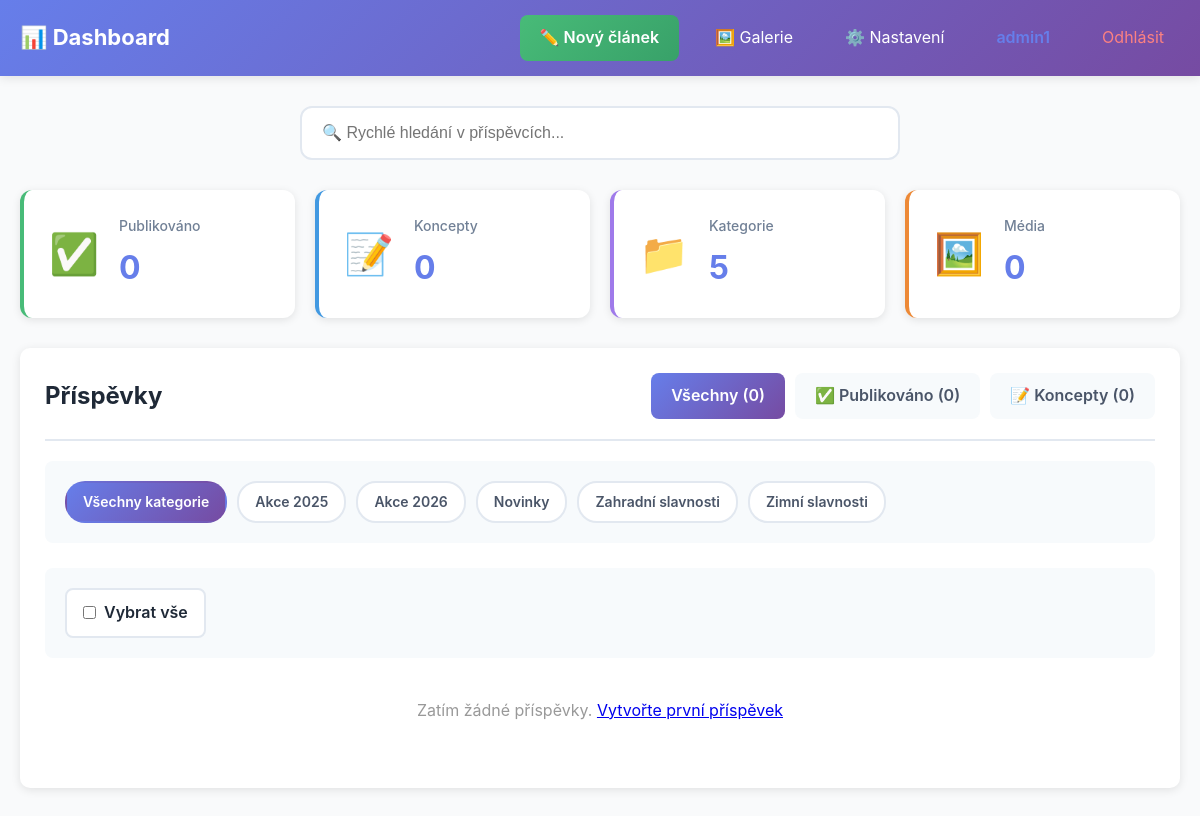
Page /admin/dashboard.php (signed in) on the committed database.
### tables this page shows
CREATE TABLE `categories` (
  `id` int(11) NOT NULL AUTO_INCREMENT,
  `name` varchar(100) NOT NULL,
  `slug` varchar(100) NOT NULL,
  `description` text,
  `created_at` timestamp NOT NULL DEFAULT CURRENT_TIMESTAMP,
  PRIMARY KEY (`id`),
  UNIQUE KEY `name` (`name`),
  UNIQUE KEY `slug` (`slug`),
  KEY `idx_slug` (`slug`)
);

### includes/helpers.php (called while the page is built, shortened)
<?php
function e($text) {
    return htmlspecialchars($text, ENT_QUOTES, 'UTF-8');
}
?>

### includes/database.class.php (called while the page is built, shortened)
<?php
class Database {
    private $connection;
    private $stmt;
    public function __construct() {
        $dsn = 'mysql:host=' . DB_HOST . ';dbname=' . DB_NAME . ';charset=' . DB_CHARSET;
        $options = [
            PDO::ATTR_ERRMODE => PDO::ERRMODE_EXCEPTION,
            PDO::ATTR_DEFAULT_FETCH_MODE => PDO::FETCH_ASSOC,
            PDO::ATTR_EMULATE_PREPARES => false,
            PDO::MYSQL_ATTR_INIT_COMMAND => "SET NAMES utf8mb4 COLLATE utf8mb4_unicode_ci"
        ];
        try {
            $this->connection = new PDO($dsn, DB_USER, DB_PASS, $options);
        } catch (PDOException $e) {
            $this->error = $e->getMessage();
            $this->logError('Database Connection', $e->getMessage());
            die('Chyba připojení k databázi. Zkontrolujte konfiguraci.');
        }
    }
    public function query($sql) {
    try {
        $this->stmt = $this->connection->prepare($sql);
        return $this;
    } catch (PDOException $e) {
        $this->logError('Query Prepare', $e->getMessage());
        $this->stmt = null;
        return $this;
    }
}
    public function bind($param, $value, $type = null) {
        if (is_null($type)) {
            switch (true) {
                default:
                    $type = PDO::PARAM_STR;
            }
        }
        $this->stmt->bindValue($param, $value, $type);
        return $this;
    }
    public function execute() {
        try {
            return $this->stmt->execute();
        } catch (PDOException $e) {
            $this->logError('Query Execute', $e->getMessage());
            return false;
        }
    }
    public function fetchAll() {
    $this->execute();
    return $this->stmt->fetchAll();
    }
    public function fetch() {
        $this->execute();
        return $this->stmt->fetch();
    }
}
?>

### config.php (called while the page is built, shortened)
<?php
require_once INCLUDES_PATH . 'database.class.php';
require_once INCLUDES_PATH . 'post.class.php';
require_once INCLUDES_PATH . 'category.class.php';
require_once INCLUDES_PATH . 'media.class.php';
$db = new Database();
require_once INCLUDES_PATH . 'helpers.php';
?>

### includes/post.class.php (called while the page is built, shortened)
<?php
class Post {
    private $db;
    public function __construct() {
        global $db;
        $this->db = $db;
    }
    public function getAll($status = 'published', $limit = null, $offset = 0, $categoryId = null) {
        $sql = "SELECT p.*, c.name as category_name, c.slug as category_slug,
                       u.username as author_name
                FROM posts p
                LEFT JOIN categories c ON p.category_id = c.id
                LEFT JOIN users u ON p.author_id = u.id
                WHERE p.status = :status";
        $sql .= " ORDER BY p.menu_order ASC, p.published_at DESC, p.created_at DESC";
        if ($limit) {
            $sql .= " LIMIT " . (int)$limit . " OFFSET " . (int)$offset;
        }
        $this->db->query($sql);
        $this->db->bind(':status', $status);
        return $this->db->fetchAll();
    }
    public function count($status = 'published', $categoryId = null) {
        $sql = "SELECT COUNT(*) as total FROM posts WHERE status = :status";
        $this->db->query($sql);
        $this->db->bind(':status', $status);
        $result = $this->db->fetch();
        return $result['total'] ?? 0;
    }
}
?>

### includes/category.class.php (called while the page is built, shortened)
<?php
class Category {
    private $db;
    public function __construct() {
        global $db;
        $this->db = $db;
    }
    public function getAll() {
        $this->db->query("SELECT * FROM categories ORDER BY name ASC");
        return $this->db->fetchAll();
    }
}
?>

### includes/media.class.php (called while the page is built, shortened)
<?php
class Media {
    private $db;
    public function __construct() {
        $this->db = new Database();
    }
    public function getCount($search = '') {
        $sql = "SELECT COUNT(*) as count FROM media";
        $this->db->query($sql);
        $result = $this->db->fetch();
        return $result['count'] ?? 0;
        $result = $this->db->fetch();
        return $result['count'] ?? 0;
    }
}

### admin/dashboard.php (the view, shortened to what this page needs)
<?php
require_once '../config.php';
$post = new Post();
$category = new Category();
$media = new Media();
$filter = $_GET['filter'] ?? 'all';
$categoryFilter = isset($_GET['category']) ? intval($_GET['category']) : null;
$page = isset($_GET['page']) ? max(1, intval($_GET['page'])) : 1;
$perPage = 12;
$totalPublishedCount = $post->count('published');
$totalDraftsCount = $post->count('draft');
$totalMedia = $media->getCount('');
if ($filter === 'draft') {
    $allPosts = $post->getAll('draft', $perPage, ($page - 1) * $perPage, $categoryFilter);
    $totalCount = $post->count('draft', $categoryFilter);
} elseif ($filter === 'published') {
    $allPosts = $post->getAll('published', $perPage, ($page - 1) * $perPage, $categoryFilter);
    $totalCount = $post->count('published', $categoryFilter);
} else {
    $publishedPostsArray = $post->getAll('published', 100, 0, $categoryFilter);
    $totalDraftsCountArray = $post->getAll('draft', 100, 0, $categoryFilter);
    $allPostsCombined = array_merge($publishedPostsArray, $totalDraftsCountArray);
    usort($allPostsCombined, function($a, $b) {
        $timeA = strtotime($a['published_at'] ?? $a['created_at']);
        $timeB = strtotime($b['published_at'] ?? $b['created_at']);
        return $timeB - $timeA;
    });
    $allPosts = array_slice($allPostsCombined, ($page - 1) * $perPage, $perPage);
}
$categories = $category->getAll();
?>
<!DOCTYPE html>
<html lang="cs">
<head>
    <link rel="stylesheet" href="<?= ASSETS_URL ?>css/admin.css">
</head>
<body>
    <header class="admin-header">
        <div class="header-content">
            <h1>📊 Dashboard</h1>
            <nav class="header-nav">
                <a href="add_post.php" class="header-link primary">✏️ Nový článek</a>
                <a href="media.php" class="header-link">🖼️ Galerie</a>
                <a href="settings.php" class="header-link">⚙️ Nastavení</a>
                <span class="header-link user"><?= e($_SESSION['username']) ?></span>
                <a href="logout.php" class="header-link logout">Odhlásit</a>
            </nav>
        </div>
    </header>
    <div class="container">
        <div class="quick-search-bar">
            <div class="search-container">
                <input type="text"
                       id="quickSearch"
                       placeholder="🔍 Rychlé hledání v příspěvcích..."
                       autocomplete="off">
            </div>
        </div>
        <div class="stats-grid">
            <div class="stat-card green">
                <div class="stat-icon">✅</div>
                <div class="stat-info">
                    <h3>Publikováno</h3>
                    <div class="stat-value"><?= $totalPublishedCount ?></div>
                </div>
            </div>
            <div class="stat-card blue">
                <div class="stat-icon">📝</div>
                <div class="stat-info">
                    <h3>Koncepty</h3>
                    <div class="stat-value"><?= $totalDraftsCount ?></div>
                </div>
            </div>
            <div class="stat-card purple">
                <div class="stat-icon">📁</div>
                <div class="stat-info">
                    <h3>Kategorie</h3>
                    <div class="stat-value"><?= count($categories) ?></div>
                </div>
            </div>
            <div class="stat-card orange">
                <div class="stat-icon">🖼️</div>
                <div class="stat-info">
                    <h3>Média</h3>
                    <div class="stat-value"><?= $totalMedia ?></div>
                </div>
            </div>
        </div>
        <div class="card">
            <div class="card-header">
                <h2>Příspěvky</h2>
                <div class="filter-tabs">
                    <a href="?filter=all" class="tab <?= $filter === 'all' ? 'active' : '' ?>">
                        Všechny (<?= $totalPublishedCount + $totalDraftsCount ?>)
                    </a>
                    <a href="?filter=published" class="tab <?= $filter === 'published' ? 'active' : '' ?>">
                        ✅ Publikováno (<?= $totalPublishedCount ?>)
                    </a>
                    <a href="?filter=draft" class="tab <?= $filter === 'draft' ? 'active' : '' ?>">
                        📝 Koncepty (<?= $totalDraftsCount ?>)
                    </a>
                </div>
            </div>
            <?php if (!empty($categories)): ?>
            <div class="category-filters">
                <a href="?filter=<?= $filter ?>" class="category-badge <?= !$categoryFilter ? 'active' : '' ?>">
                    Všechny kategorie
                </a>
                <?php foreach ($categories as $cat): ?>
                    <a href="?filter=<?= $filter ?>&category=<?= $cat['id'] ?>"
                       class="category-badge <?= $categoryFilter == $cat['id'] ? 'active' : '' ?>">
                        <?= e($cat['name']) ?>
                    </a>
                <?php endforeach; ?>
            </div>
            <div class="bulk-actions-row">
                <label class="select-all-label">
                    <input type="checkbox" id="selectAll" onchange="toggleSelectAll(this)">
                    <span>Vybrat vše</span>
                </label>
            </div>
            <?php endif; ?>
            <?php if (empty($allPosts)): ?>
                <p style="text-align: center; padding: 40px; color: #999;">
                    Zatím žádné příspěvky. <a href="add_post.php">Vytvořte první příspěvek</a>
                </p>
            <?php endif; ?>
        </div>
    </div>
</body>
</html>

### assets/css/admin.css (style rules this page uses)
* { margin: 0; padding: 0; box-sizing: border-box; }
:root { --primary: #667eea; --primary-dark: #5568d3; --secondary: #764ba2; --success: #10b981; --danger: #ef4444; --warning: #f59e0b; --dark: #1f2937; --light: #f9fafb; --border: #e5e7eb; }
body { font-family: -apple-system, BlinkMacSystemFont, 'Segoe UI', Arial, sans-serif; background: var(--light); color: var(--dark); line-height: 1.6; }
.admin-header { background: linear-gradient(135deg, var(--primary) 0%, var(--secondary) 100%); color: white; padding: 15px 20px; box-shadow: 0 2px 10px rgba(0,0,0,0.1); }
.header-content { max-width: 1400px; margin: 0 auto; display: flex; justify-content: space-between; align-items: center; }
.header-content h1 { font-size: 22px; }
.header-nav { display: flex; gap: 20px; align-items: center; }
.header-link { color: white; text-decoration: none; padding: 8px 16px; border-radius: 6px; transition: background 0.3s; }
.container { max-width: 1400px; margin: 30px auto; padding: 0 20px; }
.card { background: white; border-radius: 10px; box-shadow: 0 2px 10px rgba(0,0,0,0.1); padding: 25px; margin-bottom: 20px; }
.card h2 { margin-bottom: 20px; }
.stats-grid { display: grid; grid-template-columns: repeat(auto-fit, minmax(250px, 1fr)); gap: 20px; margin-bottom: 30px; }
.stat-card { background: white; padding: 25px; border-radius: 10px; box-shadow: 0 2px 10px rgba(0,0,0,0.1); }
.stat-card h3 { color: #666; font-size: 14px; margin-bottom: 10px; }
.stat-card .stat-value { font-size: 32px; font-weight: 700; color: var(--primary); }

### admin/dashboard.php (style rules this page uses)
.stats-grid { display: grid; grid-template-columns: repeat(4, 1fr); gap: 20px; margin-bottom: 30px; }
.stat-card { background: white; padding: 25px; border-radius: 12px; box-shadow: 0 2px 8px rgba(0,0,0,0.1); display: flex; gap: 20px; align-items: center; transition: all 0.2s; }
.stat-card.green { border-left: 4px solid #48bb78; }
.stat-card.blue { border-left: 4px solid #4299e1; }
.stat-card.purple { border-left: 4px solid #9f7aea; }
.stat-card.orange { border-left: 4px solid #ed8936; }
.stat-icon { font-size: 40px; }
.stat-info h3 { margin: 0 0 5px; font-size: 14px; color: #718096; font-weight: 500; }
.stat-value { font-size: 32px; font-weight: 700; color: #2d3748; }
.card-header { display: flex; justify-content: space-between; align-items: center; margin-bottom: 20px; padding-bottom: 20px; border-bottom: 2px solid #e2e8f0; }
.card-header h2 { margin: 0; }
.filter-tabs { display: flex; gap: 10px; }
.tab { padding: 10px 20px; border-radius: 8px; text-decoration: none; color: #4a5568; font-weight: 600; background: #f7fafc; transition: all 0.2s; }
.tab.active { background: linear-gradient(135deg, #667eea, #764ba2); color: white; }
.category-filters { display: flex; gap: 10px; flex-wrap: wrap; margin-bottom: 25px; padding: 20px; background: #f7fafc; border-radius: 8px; }
.category-badge { padding: 8px 16px; border-radius: 20px; text-decoration: none; color: #4a5568; background: white; border: 2px solid #e2e8f0; font-size: 14px; font-weight: 600; transition: all 0.2s; }
.category-badge.active { background: linear-gradient(135deg, #667eea, #764ba2); color: white; border-color: transparent; }
.quick-search-bar { margin-bottom: 30px; }
.search-container { position: relative; max-width: 600px; margin: 0 auto; }
#quickSearch { width: 100%; padding: 16px 50px 16px 20px; border: 2px solid #e2e8f0; border-radius: 12px; font-size: 16px; transition: all 0.3s; background: white; }
.bulk-actions-row { display: flex; align-items: center; gap: 15px; padding: 20px; background: #f7fafc; border-radius: 8px; margin-top: 15px; flex-wrap: wrap; }
.select-all-label { display: flex; align-items: center; gap: 8px; padding: 10px 16px; background: white; border: 2px solid #e2e8f0; border-radius: 8px; cursor: pointer; font-weight: 600; transition: all 0.2s; }
.header-link.primary { background: linear-gradient(135deg, #48bb78, #38a169); padding: 10px 20px; border-radius: 8px; color: white !important; font-weight: 600; }
.header-link.user { color: #667eea; font-weight: 600; }
.header-link.logout { color: #fc8181; }

### rows in the picture
categories: name "Akce 2025"
categories: name "Akce 2026"
categories: name "Novinky"
categories: name "Zahradní slavnosti"
categories: name "Zimní slavnosti"

### other values in the picture
$_SESSION['username'] "admin1"
$totalPublishedCount "0"
$totalDraftsCount "0"
count($categories) "5"
$totalMedia "0"
$totalPublishedCount + $totalDraftsCount "0"
